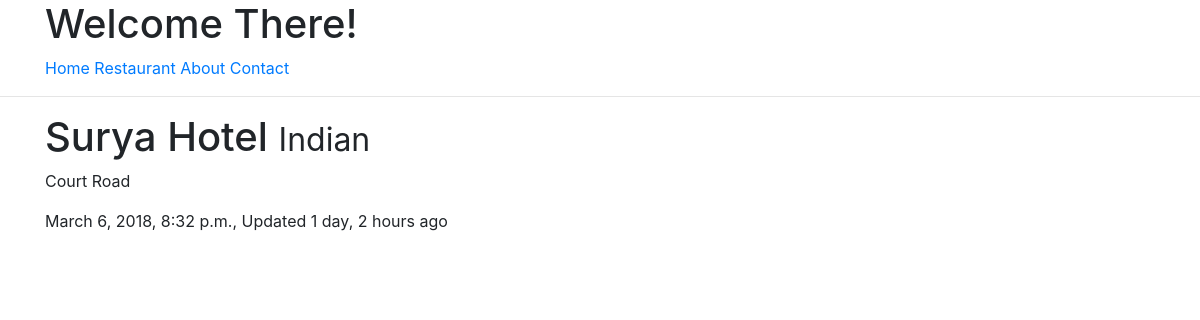
Screenshot of /restaurant/surya-hotel/ with the database file from the repository.
### restaurants/models.py (models this page shows, shortened)
class Restaurant(models.Model):
	name	= models.CharField(max_length=120)
	location = models.CharField(max_length=120,null=True,blank=True)
	category = models.CharField(max_length=120,null=True,blank=True,validators=[validate_category])
	timestamp = models.DateTimeField(auto_now_add=True)
	updated   = models.DateTimeField(auto_now=True)
	my_date   = models.DateField(auto_now=False,auto_now_add=False)
	slug      = models.SlugField(null=True,blank=True)
	@property
	def title(self):
		return self.name

### restaurants/views.py (the view)
# urls.py: url(r'^restaurant/(?P<slug>[\w-]+)/$', RestaurantDetailView.as_view()),
class RestaurantDetailView(DetailView):
	template_name = 'restaurants/restaurant_detail.html'
	queryset = Restaurant.objects.all()

### restaurants/templates/restaurants/restaurant_detail.html (shortened to what this page needs)
{% extends "base.html" %}
{% block content %}
<h1>{{ object.title }} <small>{{ object.category }}</small></h1>
<p>{{ object.location }}</p>
<p>{{ object.timestamp }}, Updated {{ object.updated|timesince }} ago</p>
{% endblock %}

### rows the page displays
Restaurant: title "Surya Hotel", category "Indian", location "Court Road", timestamp "March 6, 2018, 8:32 p.m.", updated "1 day, 2 hours"
